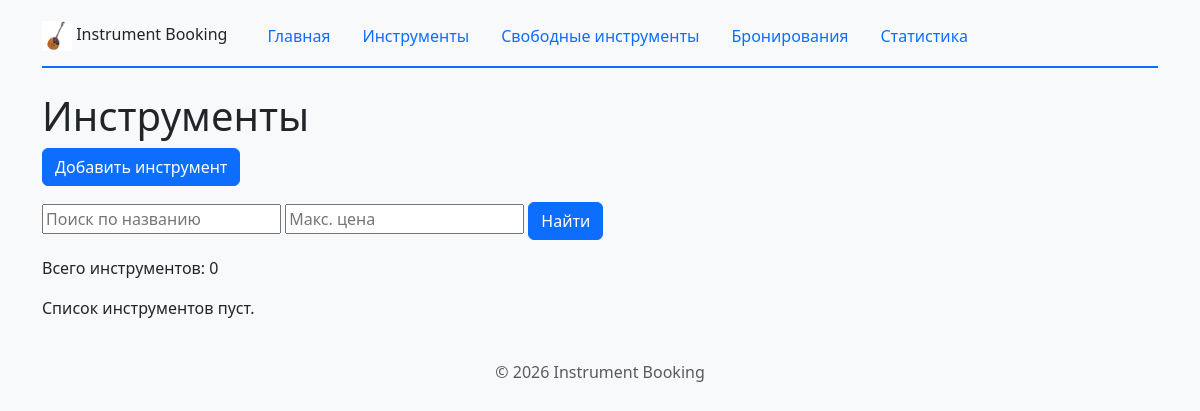
/instruments/, run on an earlier commit of the app's database.
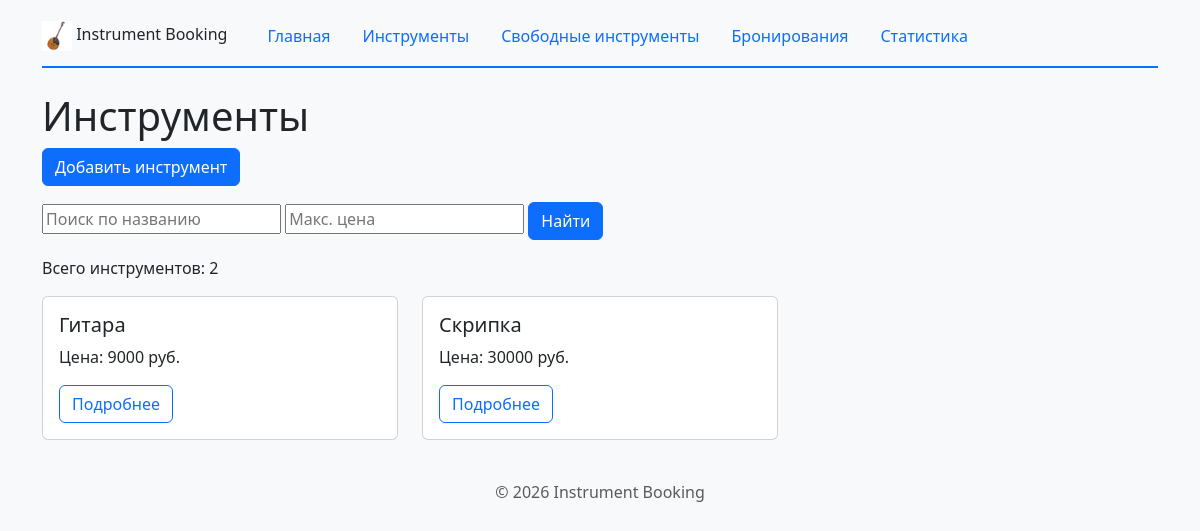
And on a later commit of the database.
### instruments/models.py (models this page shows, shortened)
class Instrument(models.Model):
    name = models.CharField(max_length=200)
    price = models.IntegerField()
    image = models.ImageField(
        upload_to="instruments/",
        blank=True,
        null=True,
        verbose_name="Изображение",
    )
    class Meta:
        verbose_name = "Инструмент"
        verbose_name_plural = "Инструменты"
        ordering = ["name"]

### instruments/views.py (the view)
# urls.py: path("instruments/", include("instruments.urls")),
def instruments(request):
    instruments_list = Instrument.objects.all()
    query = request.GET.get("q")
    if query:
        instruments_list = instruments_list.filter(name__icontains=query)
    max_price = request.GET.get("max_price")
    if max_price and max_price.isdigit():
        instruments_list = instruments_list.filter(price__lte=int(max_price))
    return render(
        request,
        "instruments/instrument_list.html",
        {
            "instruments": instruments_list,
            "query": query or "",
            "max_price": max_price or "",
        },
    )

### instruments/templates/instruments/instrument_list.html (shortened to what this page needs)
{% extends "base.html" %}
{% block content %}
<h1>Инструменты</h1>
<a href="{% url 'instruments:instrument_create' %}" class="btn btn-primary mb-3">
    Добавить инструмент
</a>
<form method="get" class="mb-3">
    <input type="text" name="q" value="{{ query }}" placeholder="Поиск по названию">
    <input type="number" name="max_price" value="{{ max_price }}" placeholder="Макс. цена">
    <button type="submit" class="btn btn-primary">Найти</button>
</form>
<p>Всего инструментов: {{ instruments|length }}</p>
<div class="row">
    {% for ins in instruments %}
        {% include "instruments/includes/instrument_card.html" %}
    {% empty %}
        <p>Список инструментов пуст.</p>
    {% endfor %}
</div>
{% endblock %}

### instruments/templates/instruments/includes/instrument_card.html (shortened to what this page needs)
<div class="col-md-4 mb-3">
    <div class="card instrument-card h-100">
        <div class="card-body">
            <h5 class="card-title">{{ ins.name|default:"Без названия" }}</h5>
            <p class="card-text">Цена: {{ ins.price }} руб.</p>
            <a href="{% url 'instruments:instrument_detail' ins.id %}" class="btn btn-outline-primary">Подробнее</a>
        </div>
    </div>
</div>

What changed in the data, as far as the page shows it:
added Instrument: name "Гитара", price "9000"
added Instrument: name "Скрипка", price "30000"
Also different on the page:
{{ instruments|length }}: "0" → "2"
text no longer shown: "Список инструментов пуст."
